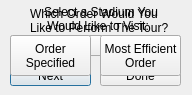
<?xml version="1.0" encoding="UTF-8"?>
<ui version="4.0">
 <class>SelectYourTour</class>
 <widget class="QDialog" name="SelectYourTour">
  <property name="geometry">
   <rect>
    <x>0</x>
    <y>0</y>
    <width>192</width>
    <height>95</height>
   </rect>
  </property>
  <property name="windowTitle">
   <string>Dialog</string>
  </property>
  <widget class="QPushButton" name="nextButton">
   <property name="geometry">
    <rect>
     <x>10</x>
     <y>65</y>
     <width>81</width>
     <height>21</height>
    </rect>
   </property>
   <property name="text">
    <string>Next</string>
   </property>
  </widget>
  <widget class="QPushButton" name="doneButton">
   <property name="geometry">
    <rect>
     <x>100</x>
     <y>65</y>
     <width>81</width>
     <height>21</height>
    </rect>
   </property>
   <property name="text">
    <string>Done</string>
   </property>
  </widget>
  <widget class="QComboBox" name="nameDropdown">
   <property name="geometry">
    <rect>
     <x>10</x>
     <y>35</y>
     <width>171</width>
     <height>21</height>
    </rect>
   </property>
  </widget>
  <widget class="QLabel" name="selectLabel">
   <property name="geometry">
    <rect>
     <x>44</x>
     <y>3</y>
     <width>190</width>
     <height>31</height>
    </rect>
   </property>
   <property name="text">
    <string>Select a Stadium You
 Would Like to Visit:</string>
   </property>
  </widget>
  <widget class="QPushButton" name="specifiedButton">
   <property name="geometry">
    <rect>
     <x>10</x>
     <y>35</y>
     <width>81</width>
     <height>41</height>
    </rect>
   </property>
   <property name="text">
    <string>Order 
Specified</string>
   </property>
  </widget>
  <widget class="QPushButton" name="efficientButton">
   <property name="geometry">
    <rect>
     <x>100</x>
     <y>35</y>
     <width>81</width>
     <height>41</height>
    </rect>
   </property>
   <property name="text">
    <string>Most Efficient 
Order</string>
   </property>
  </widget>
  <widget class="QLabel" name="orderLabel">
   <property name="geometry">
    <rect>
     <x>30</x>
     <y>0</y>
     <width>151</width>
     <height>41</height>
    </rect>
   </property>
   <property name="text">
    <string>Which Order Would You 
Like to Perform The Tour?</string>
   </property>
  </widget>
 </widget>
 <resources/>
 <connections/>
</ui>
